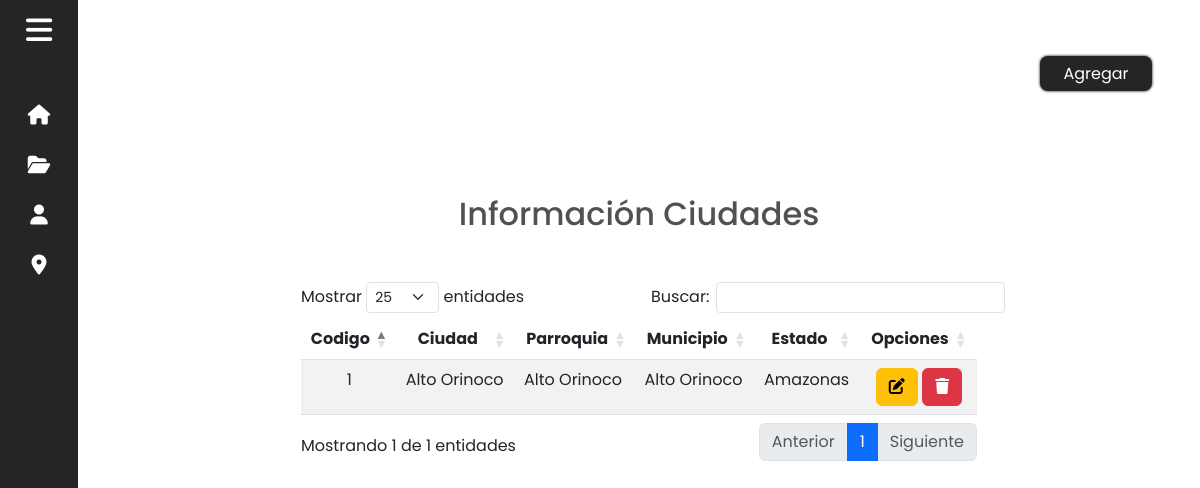
The page /Views/Domicilio/Ciudad/index.php on the database its author committed.
### tables this page shows
CREATE TABLE IF NOT EXISTS `domicilio_ciudad` (
  `codigo` INT NOT NULL,
  `descripcion` VARCHAR(100) NOT NULL,
  `parroquia_codigo` INT NOT NULL,
  PRIMARY KEY (`codigo`),
  INDEX `fk_domicilio_ciudad_domicilio_parroquia1_idx` (`parroquia_codigo` ASC),
  CONSTRAINT `fk_domicilio_ciudad_domicilio_parroquia1`
    FOREIGN KEY (`parroquia_codigo`)
    REFERENCES `domicilio_parroquia` (`codigo`)
    ON DELETE NO ACTION
    ON UPDATE NO ACTION);

CREATE TABLE IF NOT EXISTS `domicilio_parroquia` (
  `codigo` INT NOT NULL,
  `descripcion` VARCHAR(100) NOT NULL,
  `municipio_codigo` INT NOT NULL,
  PRIMARY KEY (`codigo`),
  INDEX `fk_domicilio_parroquia_domicilio_municipio1_idx` (`municipio_codigo` ASC),
  CONSTRAINT `fk_domicilio_parroquia_domicilio_municipio1`
    FOREIGN KEY (`municipio_codigo`)
    REFERENCES `domicilio_municipio` (`codigo`)
    ON DELETE NO ACTION
    ON UPDATE NO ACTION);

CREATE TABLE IF NOT EXISTS `domicilio_municipio` (
  `codigo` INT NOT NULL,
  `descripcion` VARCHAR(100) NOT NULL,
  `estado_codigo` INT NOT NULL,
  PRIMARY KEY (`codigo`),
  INDEX `fk_domicilio_municipio_domicilio_estado1_idx` (`estado_codigo` ASC),
  CONSTRAINT `fk_domicilio_municipio_domicilio_estado1`
    FOREIGN KEY (`estado_codigo`)
    REFERENCES `domicilio_estado` (`codigo`)
    ON DELETE NO ACTION
    ON UPDATE NO ACTION);

CREATE TABLE IF NOT EXISTS `domicilio_estado` (
  `codigo` INT NOT NULL,
  `descripcion` VARCHAR(100) NOT NULL,
  PRIMARY KEY (`codigo`));

### Models/Domicilio_Models/CiudadModel.php (called while the page is built, shortened)
<?php
class CiudadModel
{
    public static function read()
    {
        $conexion = Conectar::conexion();
        $sql_ciudad = "SELECT c.codigo AS ciudad_codigo, c.descripcion AS ciudad, p.codigo AS parroquia_codigo, p.descripcion AS parroquia, m.codigo AS municipio_codigo, m.descripcion AS municipio, e.codigo AS estado_codigo, e.descripcion AS estado FROM domicilio_ciudad c INNER JOIN domicilio_parroquia p
                            ON c.parroquia_codigo = p.codigo INNER JOIN domicilio_municipio m ON p.municipio_codigo = m.codigo INNER JOIN domicilio_estado e ON m.estado_codigo = e.codigo";
        if (!$result_parroquia = mysqli_query($conexion, $sql_ciudad)) die();
        return $result_parroquia;
    }
}

### Views/Domicilio/Ciudad/read.php (the view, shortened to what this page needs)
<link rel="stylesheet" href="https://cdnjs.cloudflare.com/ajax/libs/twitter-bootstrap/5.3.0/css/bootstrap.min.css">
<link rel="stylesheet" href="https://cdn.datatables.net/1.13.5/css/dataTables.bootstrap5.min.css">
<section class="home">
    <div class="agregarbttn">
        <a href="/Funeraria/Views/Domicilio/Ciudad/create.php"><button type="button" class="bttn">Agregar</button></a>
    </div>
    <div class="main">
        <h2 class="title-h2">Información Ciudades</h2>
        <div class="conta">
            <div class="container my-5">
                <table id="datatable" class="table table-striped" style="width:100%">
                    <thead>
                        <tr>
                            <th class="text-center">Codigo</th>
                            <th class="text-center">Ciudad</th>
                            <th class="text-center">Parroquia</th>
                            <th class="text-center">Municipio</th>
                            <th class="text-center">Estado</th>
                            <th class="text-center">Opciones</th>
                        </tr>
                    </thead>
                    <tbody>
                        <?php
                        include($_SERVER['DOCUMENT_ROOT'] . "/Funeraria/Models/Domicilio_Models/CiudadModel.php");
                        $ciudades = CiudadModel::read();
                        foreach ($ciudades as $ciudad) { ?>
                            <tr>
                                <td class="text-center"><?= $ciudad["ciudad_codigo"] ?></td>
                                <td><?= $ciudad["ciudad"] ?></td>
                                <td><?= $ciudad["parroquia"] ?></td>
                                <td><?= $ciudad["municipio"] ?></td>
                                <td><?= $ciudad["estado"] ?></td>
                                <td class="text-center">
                                    <a href="/Funeraria/Views/Domicilio/Ciudad/update.php?ciudad_codigo=<?= $ciudad['ciudad_codigo']?>&ciudad=<?= $ciudad['ciudad'] ?>&parroquia_codigo=<?= $ciudad['parroquia_codigo'] ?>&parroquia=<?= $ciudad['parroquia'] ?>&municipio_codigo=<?= $ciudad['municipio_codigo'] ?>&municipio=<?= $ciudad['municipio'] ?>&estado_codigo=<?= $ciudad['estado_codigo'] ?>&estado=<?= $ciudad['estado'] ?>"><button type="button" class="btn btn-warning"><i class="fa-solid fa-pen-to-square"></i></button></a>
                                    <a href="/Funeraria/Views/Domicilio/Ciudad/index.php?ciudad_codigo=<?= $ciudad['ciudad_codigo'] ?>" onclick="return eliminarCiudad()"> <button type="button" name="eliminar" class="btn btn-danger"><i class="fa-solid fa-trash"></i></button></a>
                                </td>
                            </tr>
                        <?php } ?>
                    </tbody>
                </table>
                <?php
                    include_once($_SERVER['DOCUMENT_ROOT'] . "/Funeraria/Models/Domicilio_Models/CiudadModel.php");
                ?>
            </div>
        </div>
    </div>
</section>

### Styles/general.css (style rules this page uses)
* { font-family: 'Poppins', sans-serif; margin: 0; padding: 0; box-sizing: border-box; list-style: none; text-decoration: none; }
:root { --color_Light0: #F9F9F9; --color_Light1: #CCCCCC; --color_Light2: #666666; --color_Dark1: #252527; --color_Dark2: #333333; --color_Dark3: #515151; }
body { background-color: var(--color_Light0); }
.home { position: relative; left: 260px; width: calc(100% - 260px); transition: all .5s ease; }
.sidebar.close ~ .home { left: 78px; width: calc(100% - 78px); }
.main { position: relative; width: calc(80vw - 260px); left: 50%; transform: translateX(-50%); padding-top: 5rem; }
a { text-decoration: none !important; }
.title-h2, .title-h3 { text-align: center; font-family: 'Poppins', sans-serif; font-weight: 500; font-size: 2rem; }
.title-h2 { color: var(--color_Dark3); }
.bttn { font-family: 'Poppins', sans-serif; font-size: 1rem; width: 7rem !important; height: 2.2rem; border-radius: .5rem; border: 1px solid transparent; margin: 1.5rem 0rem; box-shadow: 0px 0px 3px #000000; background-color: var(--color_Dark1); color: #ffffff; }
.agregarbttn { display: flex; flex-direction: row-reverse; margin: 2rem 3rem 0rem 0rem; }

### rows shown on the page
domicilio_ciudad: codigo "1", descripcion "Alto Orinoco", parroquia_codigo.descripcion "Alto Orinoco", domicilio_municipio.descripcion "Alto Orinoco", domicilio_estado.descripcion "Amazonas"
